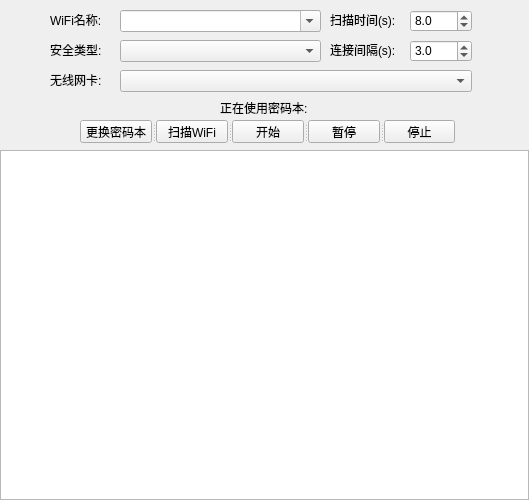
<?xml version="1.0" encoding="UTF-8"?>
<ui version="4.0">
 <class>MainWindow</class>
 <widget class="QMainWindow" name="MainWindow">
  <property name="windowModality">
   <enum>Qt::WindowModality::WindowModal</enum>
  </property>
  <property name="geometry">
   <rect>
    <x>0</x>
    <y>0</y>
    <width>529</width>
    <height>500</height>
   </rect>
  </property>
  <property name="sizePolicy">
   <sizepolicy hsizetype="Minimum" vsizetype="Minimum">
    <horstretch>0</horstretch>
    <verstretch>0</verstretch>
   </sizepolicy>
  </property>
  <property name="minimumSize">
   <size>
    <width>529</width>
    <height>500</height>
   </size>
  </property>
  <property name="maximumSize">
   <size>
    <width>529</width>
    <height>500</height>
   </size>
  </property>
  <property name="windowTitle">
   <string>无线网络安全测试工具v1.3.1 by 白恒aead</string>
  </property>
  <widget class="QWidget" name="centralwidget">
   <property name="sizePolicy">
    <sizepolicy hsizetype="Minimum" vsizetype="Minimum">
     <horstretch>0</horstretch>
     <verstretch>0</verstretch>
    </sizepolicy>
   </property>
   <property name="minimumSize">
    <size>
     <width>0</width>
     <height>0</height>
    </size>
   </property>
   <property name="maximumSize">
    <size>
     <width>529</width>
     <height>500</height>
    </size>
   </property>
   <widget class="QLabel" name="lbl_wifi_name">
    <property name="geometry">
     <rect>
      <x>50</x>
      <y>10</y>
      <width>71</width>
      <height>20</height>
     </rect>
    </property>
    <property name="text">
     <string>WiFi名称:</string>
    </property>
   </widget>
   <widget class="QComboBox" name="cbo_wifi_name">
    <property name="geometry">
     <rect>
      <x>120</x>
      <y>10</y>
      <width>201</width>
      <height>22</height>
     </rect>
    </property>
    <property name="sizePolicy">
     <sizepolicy hsizetype="Fixed" vsizetype="Fixed">
      <horstretch>0</horstretch>
      <verstretch>0</verstretch>
     </sizepolicy>
    </property>
    <property name="minimumSize">
     <size>
      <width>201</width>
      <height>22</height>
     </size>
    </property>
    <property name="maximumSize">
     <size>
      <width>201</width>
      <height>22</height>
     </size>
    </property>
    <property name="focusPolicy">
     <enum>Qt::FocusPolicy::NoFocus</enum>
    </property>
    <property name="editable">
     <bool>true</bool>
    </property>
   </widget>
   <widget class="QLabel" name="lbl_security_type">
    <property name="geometry">
     <rect>
      <x>50</x>
      <y>40</y>
      <width>71</width>
      <height>20</height>
     </rect>
    </property>
    <property name="text">
     <string>安全类型:</string>
    </property>
   </widget>
   <widget class="QComboBox" name="cbo_security_type">
    <property name="geometry">
     <rect>
      <x>120</x>
      <y>40</y>
      <width>201</width>
      <height>22</height>
     </rect>
    </property>
    <property name="sizePolicy">
     <sizepolicy hsizetype="Fixed" vsizetype="Fixed">
      <horstretch>0</horstretch>
      <verstretch>0</verstretch>
     </sizepolicy>
    </property>
    <property name="minimumSize">
     <size>
      <width>201</width>
      <height>22</height>
     </size>
    </property>
    <property name="maximumSize">
     <size>
      <width>201</width>
      <height>22</height>
     </size>
    </property>
    <property name="focusPolicy">
     <enum>Qt::FocusPolicy::NoFocus</enum>
    </property>
   </widget>
   <widget class="QLabel" name="lbl_wnic">
    <property name="geometry">
     <rect>
      <x>50</x>
      <y>70</y>
      <width>71</width>
      <height>20</height>
     </rect>
    </property>
    <property name="text">
     <string>无线网卡:</string>
    </property>
   </widget>
   <widget class="QComboBox" name="cbo_wnic">
    <property name="geometry">
     <rect>
      <x>120</x>
      <y>70</y>
      <width>352</width>
      <height>22</height>
     </rect>
    </property>
    <property name="sizePolicy">
     <sizepolicy hsizetype="Fixed" vsizetype="Fixed">
      <horstretch>0</horstretch>
      <verstretch>0</verstretch>
     </sizepolicy>
    </property>
    <property name="minimumSize">
     <size>
      <width>201</width>
      <height>22</height>
     </size>
    </property>
    <property name="maximumSize">
     <size>
      <width>352</width>
      <height>22</height>
     </size>
    </property>
    <property name="focusPolicy">
     <enum>Qt::FocusPolicy::NoFocus</enum>
    </property>
   </widget>
   <widget class="QLabel" name="lbl_using_pwd_file">
    <property name="geometry">
     <rect>
      <x>5</x>
      <y>100</y>
      <width>521</width>
      <height>16</height>
     </rect>
    </property>
    <property name="text">
     <string>正在使用密码本: </string>
    </property>
    <property name="alignment">
     <set>Qt::AlignmentFlag::AlignCenter</set>
    </property>
   </widget>
   <widget class="QTextEdit" name="txt_log_msg_info">
    <property name="geometry">
     <rect>
      <x>0</x>
      <y>150</y>
      <width>529</width>
      <height>350</height>
     </rect>
    </property>
   </widget>
   <widget class="QLabel" name="lbl_scan_time">
    <property name="geometry">
     <rect>
      <x>330</x>
      <y>10</y>
      <width>81</width>
      <height>20</height>
     </rect>
    </property>
    <property name="text">
     <string>扫描时间(s):</string>
    </property>
   </widget>
   <widget class="QDoubleSpinBox" name="dbl_scan_time">
    <property name="geometry">
     <rect>
      <x>410</x>
      <y>10</y>
      <width>62</width>
      <height>22</height>
     </rect>
    </property>
    <property name="focusPolicy">
     <enum>Qt::FocusPolicy::NoFocus</enum>
    </property>
    <property name="decimals">
     <number>1</number>
    </property>
    <property name="minimum">
     <double>1.000000000000000</double>
    </property>
    <property name="singleStep">
     <double>0.500000000000000</double>
    </property>
    <property name="value">
     <double>8.000000000000000</double>
    </property>
   </widget>
   <widget class="QLabel" name="lbl_connect_time">
    <property name="geometry">
     <rect>
      <x>330</x>
      <y>40</y>
      <width>81</width>
      <height>20</height>
     </rect>
    </property>
    <property name="text">
     <string>连接间隔(s):</string>
    </property>
   </widget>
   <widget class="QDoubleSpinBox" name="dbl_connect_time">
    <property name="geometry">
     <rect>
      <x>410</x>
      <y>40</y>
      <width>62</width>
      <height>22</height>
     </rect>
    </property>
    <property name="focusPolicy">
     <enum>Qt::FocusPolicy::NoFocus</enum>
    </property>
    <property name="decimals">
     <number>1</number>
    </property>
    <property name="minimum">
     <double>1.000000000000000</double>
    </property>
    <property name="singleStep">
     <double>0.500000000000000</double>
    </property>
    <property name="value">
     <double>3.000000000000000</double>
    </property>
   </widget>
   <widget class="QSplitter" name="splitter">
    <property name="geometry">
     <rect>
      <x>80</x>
      <y>120</y>
      <width>375</width>
      <height>23</height>
     </rect>
    </property>
    <property name="orientation">
     <enum>Qt::Orientation::Horizontal</enum>
    </property>
    <widget class="QPushButton" name="btn_change_pwd_file">
     <property name="text">
      <string>更换密码本</string>
     </property>
    </widget>
    <widget class="QPushButton" name="btn_refresh_wifi">
     <property name="text">
      <string>扫描WiFi</string>
     </property>
    </widget>
    <widget class="QPushButton" name="btn_start">
     <property name="text">
      <string>开始</string>
     </property>
    </widget>
    <widget class="QPushButton" name="btn_pause_or_resume">
     <property name="text">
      <string>暂停</string>
     </property>
    </widget>
    <widget class="QPushButton" name="btn_stop">
     <property name="text">
      <string>停止</string>
     </property>
    </widget>
   </widget>
  </widget>
 </widget>
 <resources/>
 <connections/>
</ui>
